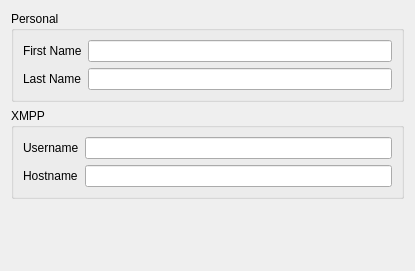
<ui version="4.0" >
 <class>userSettingsWidget</class>
 <widget class="QWidget" name="userSettingsWidget" >
  <property name="geometry" >
   <rect>
    <x>0</x>
    <y>0</y>
    <width>415</width>
    <height>271</height>
   </rect>
  </property>
  <property name="windowTitle" >
   <string>Form</string>
  </property>
  <layout class="QVBoxLayout" name="verticalLayout" >
   <item>
    <widget class="QGroupBox" name="groupBox_2" >
     <property name="title" >
      <string>Personal</string>
     </property>
     <layout class="QGridLayout" name="gridLayout_2" >
      <item row="0" column="0" >
       <widget class="QLabel" name="label" >
        <property name="text" >
         <string>First Name</string>
        </property>
       </widget>
      </item>
      <item row="0" column="1" >
       <widget class="QLineEdit" name="lineEdit" />
      </item>
      <item row="1" column="0" >
       <widget class="QLabel" name="label_2" >
        <property name="text" >
         <string>Last Name</string>
        </property>
       </widget>
      </item>
      <item row="1" column="1" >
       <widget class="QLineEdit" name="lineEdit_2" />
      </item>
     </layout>
    </widget>
   </item>
   <item>
    <widget class="QGroupBox" name="groupBox" >
     <property name="title" >
      <string>XMPP</string>
     </property>
     <layout class="QGridLayout" name="gridLayout" >
      <item row="0" column="0" >
       <widget class="QLabel" name="usernameLabel" >
        <property name="text" >
         <string>Username</string>
        </property>
       </widget>
      </item>
      <item row="0" column="1" >
       <widget class="QLineEdit" name="usernameLineEdit" />
      </item>
      <item row="1" column="0" >
       <widget class="QLabel" name="hostnameLabel" >
        <property name="text" >
         <string>Hostname</string>
        </property>
       </widget>
      </item>
      <item row="1" column="1" >
       <widget class="QLineEdit" name="hostnameLineEdit" />
      </item>
     </layout>
    </widget>
   </item>
   <item>
    <spacer name="verticalSpacer" >
     <property name="orientation" >
      <enum>Qt::Vertical</enum>
     </property>
     <property name="sizeHint" stdset="0" >
      <size>
       <width>20</width>
       <height>166</height>
      </size>
     </property>
    </spacer>
   </item>
  </layout>
 </widget>
 <resources/>
 <connections/>
</ui>
